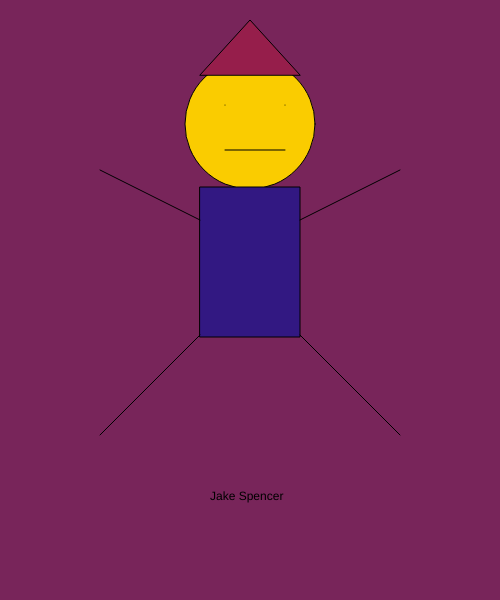
Frame 1 (no input)
Frame 60 (no input): identical to frame 1, image omitted
Frame 120 (the mouse pressed at the canvas centre since frame 60): identical to frame 1, image omitted

The p5.js sketch that drew this single still picture (run headless with seeded random() and noise() and a simulated clock; from frame 60 on, the mouse is pressed at the canvas centre):

// p5.js sketch
// ── sketch.js
function setup()
 {
    createCanvas(500, 600);
 }

function draw()
{
    background(120,37,90);
    fill(250,204,0);
    circle(250,124,130);
    fill(50,24,130);
    rect(200,187,100,150);
    fill(150,30,75);
    triangle(200, 75, 250, 20, 300, 75);
    fill(150,30,75);
    line(100, 170, 200, 220);
    line(400, 170, 300, 220);
    line(100, 435, 200, 335);
    line(400, 435, 300, 335);
    point(225, 105);
    point(285, 105);
    line(225, 150, 285, 150);
    fill(1,1,1);
    text("Jake Spencer",210,500 );


}
